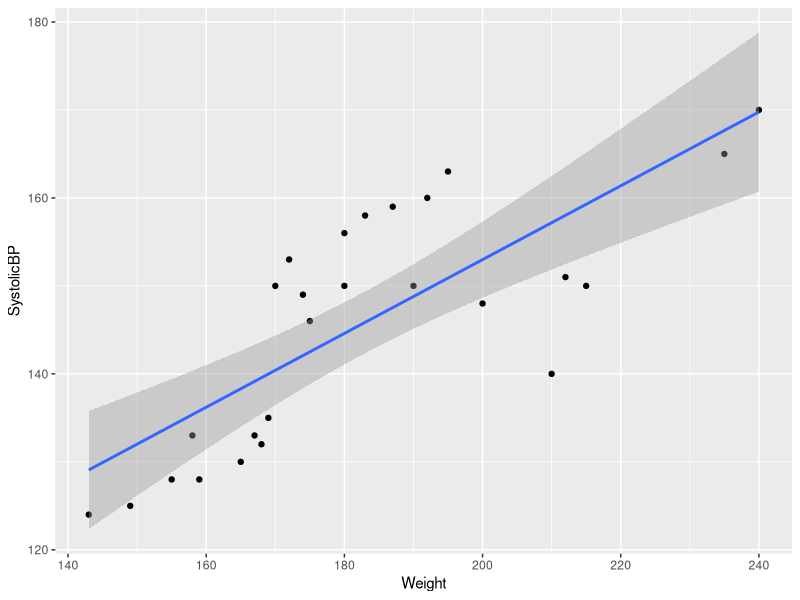

Source code (R):
## ---- chunk 1
knitr::opts_chunk$set(message=FALSE, warning=F, echo=TRUE)
options(width = 2000)
options(repos="https://cran.rstudio.com")
## ---- chunk 2
# Load the package 
library(readxl)
library(tidyverse)
library(broom)
# Import Data
table_weight_bp <- read_table2("Weight vs BP.txt")
# Observe the data frame
head(table_weight_bp)
# visualizng Satisfaction and Age
table_weight_bp %>% ggplot(aes(Weight,SystolicBP))+geom_point()+geom_smooth(method="lm", level=0.95)
# build the model
model_wei_bp <- lm(SystolicBP ~ Weight, data=table_weight_bp)
model_wei_bp%>% summary()
confint(model_wei_bp, level = 0.99)
anova(model_wei_bp)
model_wei_bp_origin <- lm(SystolicBP ~ Weight+0, data=table_weight_bp)
model_wei_bp_origin
